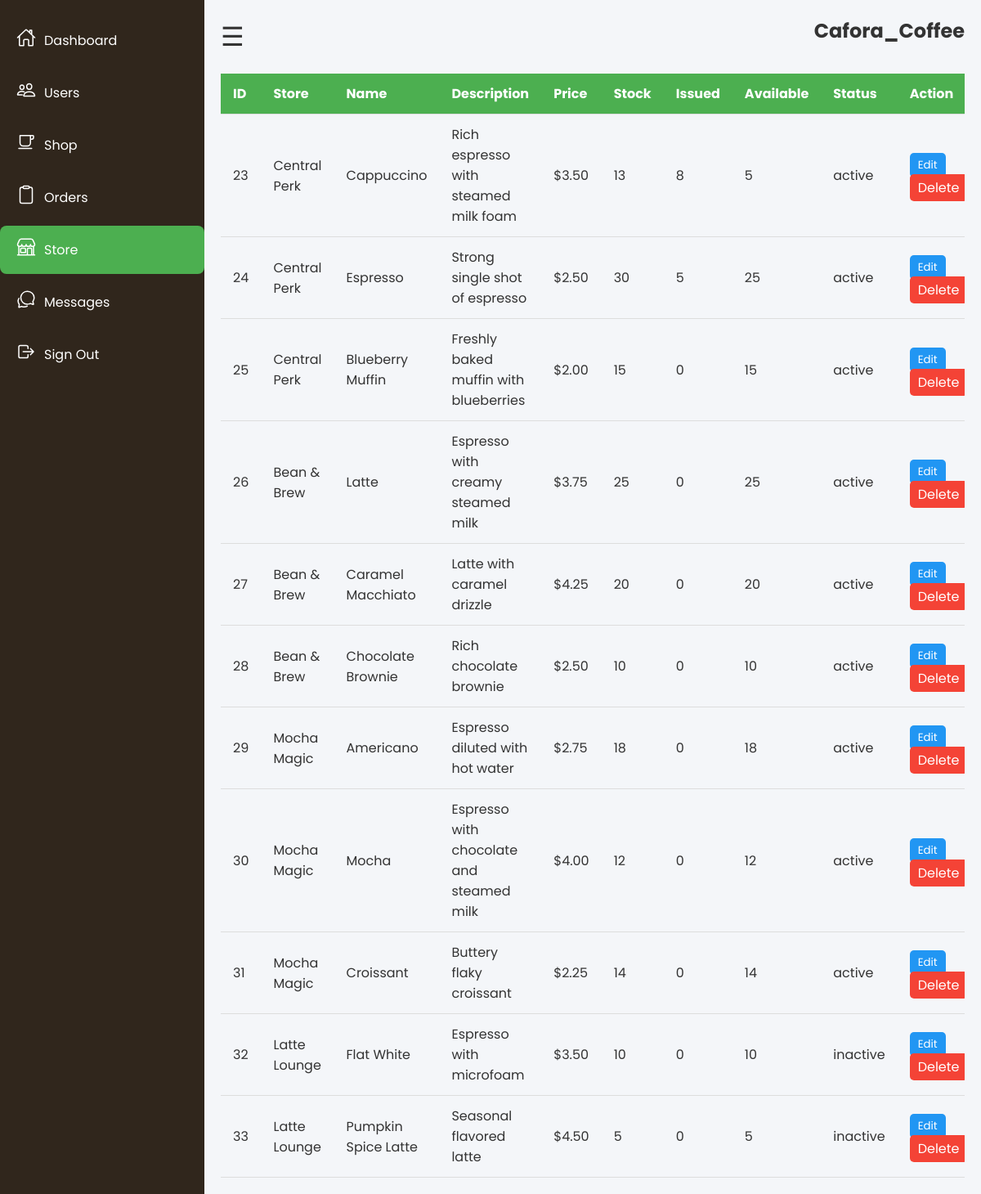
Page /admin/manage_store.php (signed in) on the committed database.
### tables this page shows
CREATE TABLE `store_items` (
  `id` int(11) NOT NULL,
  `store_id` int(11) NOT NULL,
  `name` varchar(100) NOT NULL,
  `description` text DEFAULT NULL,
  `price` decimal(10,2) NOT NULL,
  `stock` int(11) DEFAULT 0,
  `issued` int(11) NOT NULL DEFAULT 0,
  `status` enum('active','inactive') DEFAULT 'active',
  `created_at` timestamp NOT NULL DEFAULT current_timestamp()
);

CREATE TABLE `stores` (
  `id` int(11) NOT NULL,
  `name` varchar(100) NOT NULL,
  `address` varchar(255) NOT NULL,
  `phone` varchar(20) NOT NULL,
  `status` enum('active','inactive') DEFAULT 'active',
  `created_at` timestamp NOT NULL DEFAULT current_timestamp()
);

### admin/manage_store.php (the view, shortened to what this page needs)
<?php
require '../includes/database_connection.php';
$items = $pdo->query("SELECT si.*, s.name AS store_name
                      FROM store_items si
                      JOIN stores s ON si.store_id=s.id
                      ORDER BY si.created_at DESC")->fetchAll(PDO::FETCH_ASSOC);
?>
<!DOCTYPE html>
<html lang="en">
<head>
<link rel="stylesheet" href="../assets/css/admin.css">
</head>
<body>
<div class="container">
    <?php include "nav.php"; ?>
    <div class="main">
        <div class="topbar">
            <div class="toggle">&#9776;</div>
            <h2>Cafora_Coffee</h2>
        </div>
        <div class="table-wrapper">
            <table class="styled-table">
                <thead>
                    <tr>
                        <th>ID</th>
                        <th>Store</th>
                        <th>Name</th>
                        <th>Description</th>
                        <th>Price</th>
                        <th>Stock</th>
                        <th>Issued</th>
                        <th>Available</th>
                        <th>Status</th>
                        <th>Action</th>
                    </tr>
                </thead>
                <tbody>
                    <?php foreach($items as $item): ?>
                        <?php
                            $issued    = $item['issued'] ?? 0;
                            $available = $item['stock'] - $issued;
                        ?>
                        <tr>
                            <td><?= $item['id'] ?></td>
                            <td><?= htmlspecialchars($item['store_name']) ?></td>
                            <td><?= htmlspecialchars($item['name']) ?></td>
                            <td><?= htmlspecialchars($item['description']) ?></td>
                            <td>$<?= $item['price'] ?></td>
                            <td><?= $item['stock'] ?></td>
                            <td><?= $issued ?></td>
                            <td><?= $available ?></td>
                            <td><?= $item['status'] ?></td>
                            <td>
                                <button class="btn-edit"
                                    onclick="openIssuedModal(
                                        '<?= $item['id'] ?>',
                                        '<?= htmlspecialchars($item['store_name'],ENT_QUOTES) ?>',
                                        '<?= htmlspecialchars($item['name'],ENT_QUOTES) ?>',
                                        '<?= $item['price'] ?>',
                                        '<?= $item['stock'] ?>',
                                        '<?= $issued ?>'
                                    )">Edit</button>
                                <a class="btn-delete" href="manage_store.php?delete=<?= $item['id'] ?>" onclick="return confirm('Delete this item?')">Delete</a>
                            </td>
                        </tr>
                    <?php endforeach; ?>
                </tbody>
            </table>
        </div>
    </div>
</div>
</body>
</html>

### assets/css/admin.css (style rules this page uses)
* { margin:0; padding:0; box-sizing:border-box; font-family:'Poppins',sans-serif; }
body { min-height:100vh; background:#f4f6f9; color:#333; overflow-x:hidden; }
h2,h3 { margin-bottom:15px; }
a { text-decoration:none; }
.main { margin-left:250px; padding:20px; transition:0.3s; }
.topbar { display:flex; justify-content:space-between; align-items:center; margin-bottom:20px; }
.toggle { font-size:2rem; cursor:pointer; }
.table-wrapper { overflow-x:auto; }
.styled-table { width:100%; border-collapse:collapse; font-size:16px; }
.styled-table th, .styled-table td { padding:12px 15px; border-bottom:1px solid #ddd; text-align:left; }
.styled-table th { background:#4CAF50; color:#fff; }
.btn-edit { background:#2196F3; color:#fff; padding:5px 10px; border:none; border-radius:5px; cursor:pointer; }
.btn-delete { background:#f44336; color:#fff; padding:5px 10px; border:none; border-radius:5px; cursor:pointer; }

### rows in the picture
store_items: id "23", store.name "Central Perk", name "Cappuccino", description "Rich espresso with steamed milk foam", price "3.50", stock "13", issued "8", available "5", status "active"
store_items: id "24", store.name "Central Perk", name "Espresso", description "Strong single shot of espresso", price "2.50", stock "30", issued "5", available "25", status "active"
store_items: id "25", store.name "Central Perk", name "Blueberry Muffin", description "Freshly baked muffin with blueberries", price "2.00", stock "15", issued "0", status "active"
store_items: id "26", store.name "Bean & Brew", name "Latte", description "Espresso with creamy steamed milk", price "3.75", stock "25", issued "0", status "active"
store_items: id "27", store.name "Bean & Brew", name "Caramel Macchiato", description "Latte with caramel drizzle", price "4.25", stock "20", issued "0", status "active"
store_items: id "28", store.name "Bean & Brew", name "Chocolate Brownie", description "Rich chocolate brownie", price "2.50", stock "10", issued "0", status "active"
store_items: id "29", store.name "Mocha Magic", name "Americano", description "Espresso diluted with hot water", price "2.75", stock "18", issued "0", status "active"
store_items: id "30", store.name "Mocha Magic", name "Mocha", description "Espresso with chocolate and steamed milk", price "4.00", stock "12", issued "0", status "active"
store_items: id "31", store.name "Mocha Magic", name "Croissant", description "Buttery flaky croissant", price "2.25", stock "14", issued "0", status "active"
store_items: id "32", store.name "Latte Lounge", name "Flat White", description "Espresso with microfoam", price "3.50", stock "10", issued "0", status "inactive"
store_items: id "33", store.name "Latte Lounge", name "Pumpkin Spice Latte", description "Seasonal flavored latte", price "4.50", stock "5", issued "0", status "inactive"
